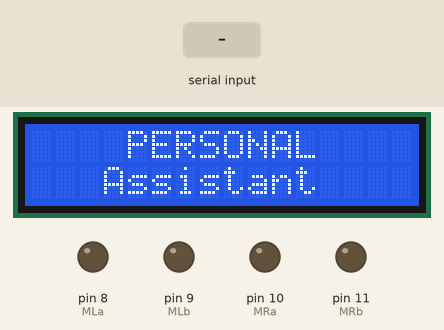
Bench run of a sketch on a simulated Arduino Uno, built with avr-gcc and run on an emulated ATmega328P. Parts: 16×2 character LCD, output pins drawn as LEDs (lit = HIGH). Inputs (shaded band) come from the test bench. What the sketch prints to the serial monitor is not drawn.

Above: at 1.2 s.
1.3 s: "F" received over the second serial link
At 1.6 s:
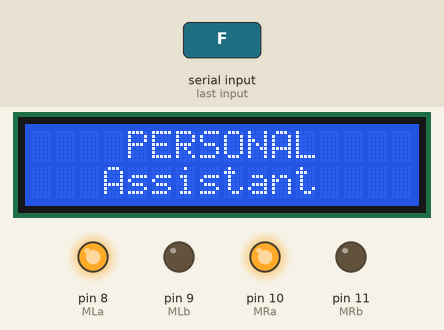
4.3 s: "B" received over the second serial link
At 4.8 s:
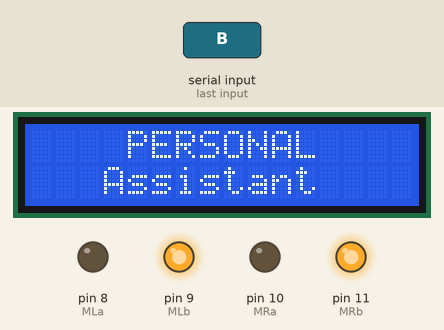
7.3 s: "L" received over the second serial link
At 7.9 s:
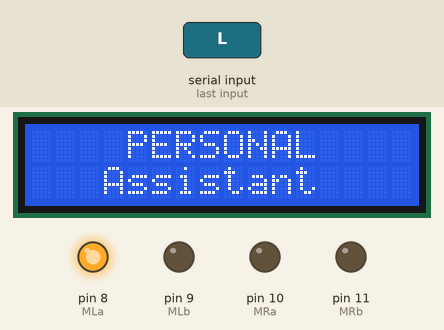
10.3 s: "R" received over the second serial link
At 11.4 s:
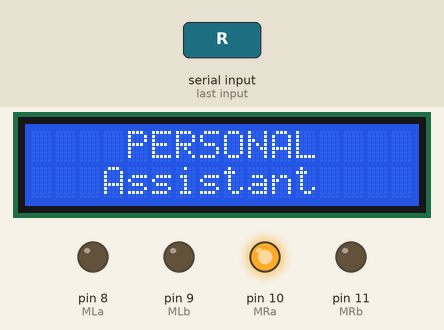
13.3 s: "S" received over the second serial link
At 14.5 s:
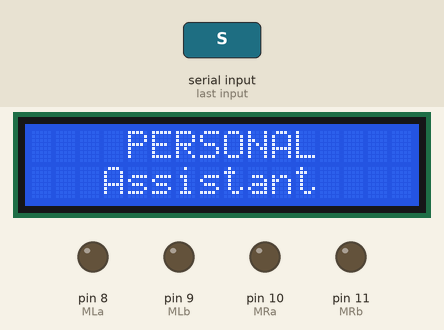
25.3 s: "F" received over the second serial link
At 26.6 s:
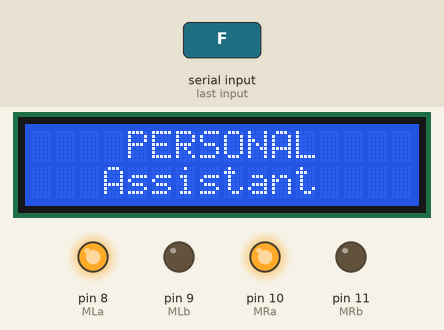
Timing chart, 0 to 28.3 s (numbered marks = the images above; inputs shaded):
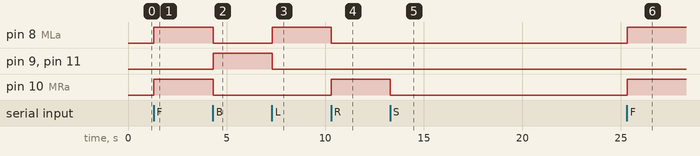

The sketch:

voice_controled_robot_with_lcd.ino
```cpp
#include <SoftwareSerial.h>
SoftwareSerial bluetooth(0,1); // RX, TX
#include <LiquidCrystal_I2C.h>
LiquidCrystal_I2C lcd(0x27,16,2);
char t;

#define MLa 8     //left motor 1st pin
#define MLb 9     //left motor 2nd pin
#define MRa 10    //right motor 1st pin
#define MRb 11    //right motor 2nd pin

void setup()
{
  Serial.begin(9600);
bluetooth.begin(9600);
pinMode(MLa,OUTPUT);   //left motors forward
pinMode(MLb,OUTPUT);   //left motors reverse
pinMode(MRa,OUTPUT);   //right motors forward
pinMode(MRb,OUTPUT);   //right motors reverse
lcd.init();
lcd.backlight();
}

void loop()
{
  lcd.clear();
  lcd.setCursor(4,0);
  lcd.print("PERSONAL");
  lcd.setCursor(3,1);
  lcd.print("Assistant");

if(bluetooth.available()>0)
{
  t = bluetooth.read();
  Serial.println(t);
}
 switch(t)
 {
  case 'F':
        {            //move forward(all motors rotate in forward direction)
          digitalWrite(MLa,HIGH);
          digitalWrite(MLb,LOW);
          digitalWrite(MRa,HIGH);
          digitalWrite(MRb,LOW);
        }
   break;

  case 'B':
        {      //move reverse (all motors rotate in reverse direction)
          digitalWrite(MLa,LOW);
          digitalWrite(MLb,HIGH);
          digitalWrite(MRa,LOW);
          digitalWrite(MRb,HIGH);
        }
   break;

  case 'L':
        {      //turn right (left side motors rotate in forward direction, right side motors doesn't rotate)
          digitalWrite(MLa,HIGH);
          digitalWrite(MLb,LOW);
          digitalWrite(MRa,LOW);
          digitalWrite(MRb,LOW);
        }
   break;

  case 'R':
        {      //turn left (right side motors rotate in forward direction, left side motors doesn't rotate)
          digitalWrite(MLa,LOW);
          digitalWrite(MLb,LOW);
          digitalWrite(MRa,HIGH);
          digitalWrite(MRb,LOW);
        }
   break;

  case 'S':
        {           //STOP (all motors stop)
          digitalWrite(MLa,LOW);
          digitalWrite(MLb,LOW);
          digitalWrite(MRa,LOW);
          digitalWrite(MRb,LOW);
        }
 }
}
```

Measured:
- after the input at 1.3 s, pin 8 (MLa), pin 10 (MRa): LOW → HIGH at once
- after the input at 4.3 s, pin 8 (MLa), pin 10 (MRa): HIGH → LOW at once; pin 9 (MLb), pin 11 (MRb): LOW → HIGH at once
- after the input at 7.3 s, pin 8 (MLa): LOW → HIGH at once; pin 9 (MLb), pin 11 (MRb): HIGH → LOW at once
- after the input at 10.3 s, pin 8 (MLa): HIGH → LOW at once; pin 10 (MRa): LOW → HIGH at once
- after the input at 13.3 s, pin 10 (MRa): HIGH → LOW at once
- after the input at 25.3 s, pin 8 (MLa), pin 10 (MRa): LOW → HIGH at once
